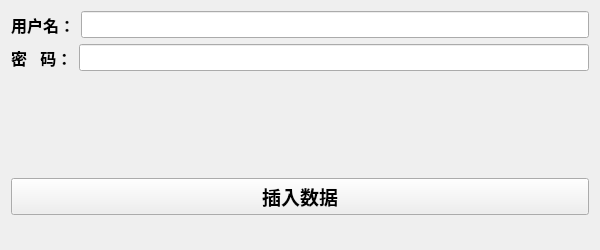
<?xml version="1.0" encoding="UTF-8"?>
<ui version="4.0">
 <class>Form</class>
 <widget class="QWidget" name="Form">
  <property name="geometry">
   <rect>
    <x>0</x>
    <y>0</y>
    <width>600</width>
    <height>250</height>
   </rect>
  </property>
  <property name="windowTitle">
   <string>Form</string>
  </property>
  <layout class="QVBoxLayout" name="verticalLayout">
   <item>
    <layout class="QHBoxLayout" name="horizontalLayout">
     <item>
      <widget class="QLabel" name="label">
       <property name="font">
        <font>
         <family>Microsoft YaHei UI</family>
         <pointsize>12</pointsize>
         <bold>true</bold>
        </font>
       </property>
       <property name="text">
        <string>用户名：</string>
       </property>
      </widget>
     </item>
     <item>
      <widget class="QLineEdit" name="lineEdit_username">
       <property name="font">
        <font>
         <pointsize>12</pointsize>
        </font>
       </property>
      </widget>
     </item>
    </layout>
   </item>
   <item>
    <layout class="QHBoxLayout" name="horizontalLayout_2">
     <item>
      <widget class="QLabel" name="label_2">
       <property name="font">
        <font>
         <pointsize>12</pointsize>
         <bold>true</bold>
        </font>
       </property>
       <property name="text">
        <string>密   码：</string>
       </property>
      </widget>
     </item>
     <item>
      <widget class="QLineEdit" name="lineEdit_password">
       <property name="font">
        <font>
         <pointsize>12</pointsize>
        </font>
       </property>
       <property name="echoMode">
        <enum>QLineEdit::EchoMode::Password</enum>
       </property>
      </widget>
     </item>
    </layout>
   </item>
   <item>
    <spacer name="verticalSpacer">
     <property name="orientation">
      <enum>Qt::Orientation::Vertical</enum>
     </property>
     <property name="sizeHint" stdset="0">
      <size>
       <width>20</width>
       <height>40</height>
      </size>
     </property>
    </spacer>
   </item>
   <item>
    <widget class="QPushButton" name="pushButton">
     <property name="font">
      <font>
       <pointsize>14</pointsize>
       <bold>true</bold>
      </font>
     </property>
     <property name="text">
      <string>插入数据</string>
     </property>
    </widget>
   </item>
   <item>
    <widget class="QLabel" name="label_result">
     <property name="font">
      <font>
       <pointsize>12</pointsize>
      </font>
     </property>
     <property name="text">
      <string/>
     </property>
    </widget>
   </item>
  </layout>
 </widget>
 <resources/>
 <connections/>
</ui>
